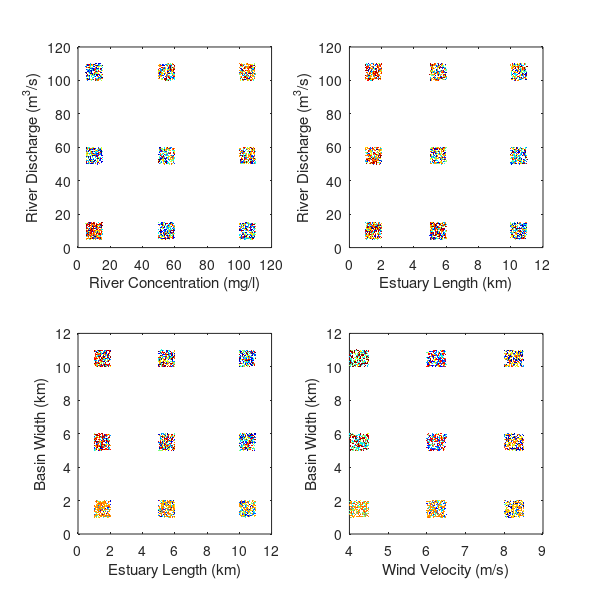

Recreate this plot in MATLAB. (Note: this script raises an error after producing the figure.)
function plot_criticalfetch_SA_2
% plots parameters for sensitivity analysis purposes
%--------------------------------------------------------------------------------------------------
format compact
format longG
clear
clf


load bf_SA
y = dat;
load bfm_SA
y(y>10000&dat==10000) = 10000; 
y(y>5000&dat==5000) = 5000; 
y(y>1000&dat==1000) = 1000;
y = y/1000;

ran = rand(size(y))*10;

c = y;
[c_unique,I,J] = unique(c);
col_map = jet(length(c_unique));
col = col_map(J,:);

%------------------------------------------------
subplot(2,2,1)
hold on
load cf_SA
x1 = dat*1000+rand(size(y))*10;
load qf_SA
x2 = dat+rand(size(y))*10;
scatter(x1,x2,1,col,'filled')

xlabel('River Concentration (mg/l)')
ylabel('River Discharge (m^3/s)')
box on

%------------------------------------------------
subplot(2,2,2)
hold on
load le_SA
x1 = dat/1000+rand(size(y))*1;
load qf_SA
x2 = dat+rand(size(y))*10;
scatter(x1,x2,1,col,'filled')

xlabel('Estuary Length (km)')
ylabel('River Discharge (m^3/s)')
box on

%------------------------------------------------
subplot(2,2,3)
hold on
load le_SA
x1 = dat/1000+rand(size(y))*1;
load bfm_SA
x2 = dat/1000+rand(size(y))*1;
scatter(x1,x2,1,col,'filled')

xlabel('Estuary Length (km)')
ylabel('Basin Width (km)')
box on

%------------------------------------------------
subplot(2,2,4)
hold on
load vw_SA
x1 = dat+rand(size(y))*.5;
load bfm_SA
x2 = dat/1000+rand(size(y))*1;
scatter(x1,x2,1,col,'filled')

xlabel('Wind Velocity (m/s)')
ylabel('Basin Width (km)')
box on


%------------------------------------------------
set(findobj('type','axes'),'fontsize',10)
h_fig=gcf;
set(h_fig,'PaperOrientation','portrait')
set(h_fig,'PaperPosition', [0 0 6 6]) % [... ... max_width=7.5 max_height=9]
tit='SA_2';
print(tit,'-dtiff','-r400')
movefile([tit,'.tif'],'C:\Users\fy23\Fateme\Projects\Marsh Model\Results\25 - Sensitivity Results')
close all

end


%%
% make colorbar
% load bf_SA
% y = dat;
% load bfm_SA
% y(y>10000&dat==10000) = 10000; 
% y(y>5000&dat==5000) = 5000; 
% y(y>1000&dat==1000) = 1000;
% y = y/1000;
% v =linspace(0,max(y),5);
% subplot(2,2,3)
% colormap('jet')
% colorbar;
% c1=colorbar('Ticks',[0,1/4,1/2,3/4,1],'TickLabels',v)
% c1.Label.String = 'Critical Fetch (km)';
% set(findobj('type','axes'),'fontsize',10)
% h_fig=gcf;
% set(h_fig,'PaperOrientation','portrait')
% set(h_fig,'PaperPosition', [0 0 6 6]) % [... ... max_width=7.5 max_height=9]
% tit='SA_2_cbar';
% print(tit,'-dtiff','-r400')
% movefile([tit,'.tif'],'C:\Users\fy23\Fateme\Projects\Marsh Model\Results\25 - Sensitivity Results')
% close all